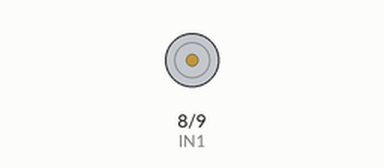
Recording of a sketch running on a simulated Arduino Uno, built with avr-gcc and run on an emulated ATmega328P. Shown: motor-driver pin pairs drawn as motors (green arrow = first pin HIGH = forward, orange = second pin HIGH = backward, longer = more drive).

Above: at 25.6 s.
At 32.0 s:
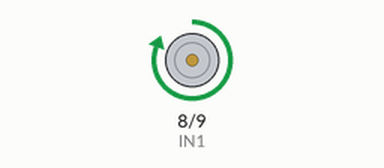
Timing chart, 0 to 33.5 s (numbered marks = the images above):
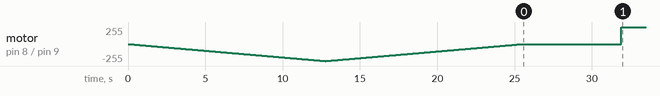

The sketch:

06.5-1_dc1.ino
```cpp
// L298n 모터연결
const int IN1 = 8;
const int IN2 = 9;

// 아두이노 포트 초기화
void setup() {
  pinMode(IN1, OUTPUT);
  pinMode(IN2, OUTPUT);
}

void loop() {
  // =====
  // 정방향 : IN1 - LOW, IN2 - HIGH
  digitalWrite(IN1, LOW);

  // IN2 : PWM (펄스폭)
  for(int i=0;i<255;i++) {
    analogWrite(IN2,i);
    delay(50);
  }

  // 점점 속도 감소
  for(int i=255;i>0;i--) {
    analogWrite(IN2,i);
    delay(50);
  }

  // =====
  // 역방향 : IN1 - HIGH, IN2 - LOW
  digitalWrite(IN2, LOW);

  // IN1 : PWM (펄스폭)
  for(int i=0;i<255;i++) {
    analogWrite(IN1,i);
    delay(50);
  }

  // 점점 속도 감소
  for(int i=255;i>0;i--) {
    analogWrite(IN1,i);
    delay(50);
  }

}
```
